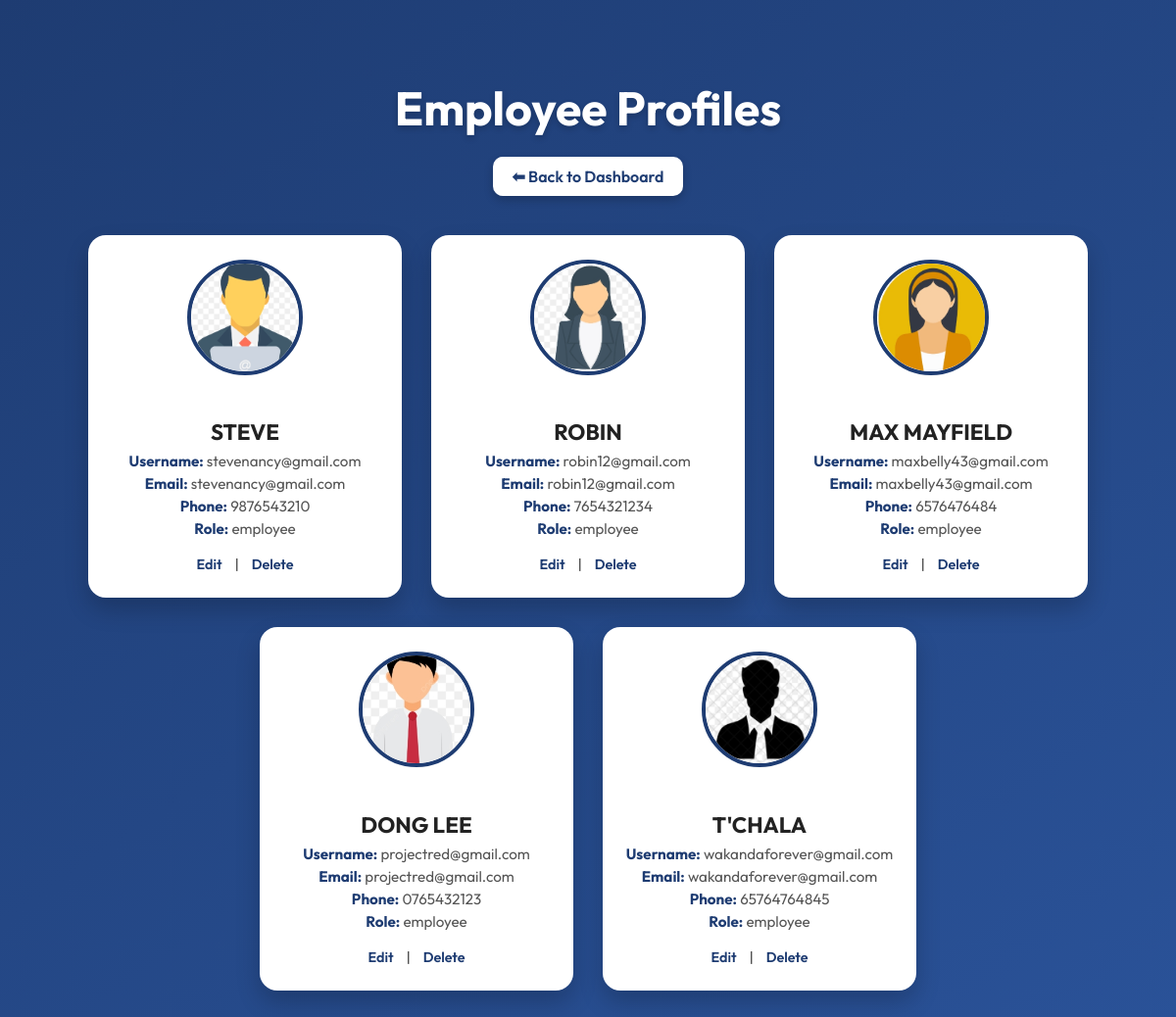
Screenshot of /employees/ (signed in) with the database file from the repository.
### dashboard/models.py (models this page shows, shortened)
class Employee(models.Model):
    user = models.ForeignKey(User, on_delete=models.CASCADE, null=True, blank=True)
    name = models.CharField(max_length=100, null=True, blank=True)
    email = models.EmailField(max_length=255, null=True, blank=True)
    phone = models.CharField(max_length=15, null=True, blank=True)
    role = models.CharField(max_length=100, null=True, blank=True)
    profile_picture = models.ImageField(upload_to='profile_pics/', blank=True, null=True)
    manager = models.ForeignKey(
        User,
        on_delete=models.SET_NULL,
        null=True,
        blank=True,
        related_name='employees'
    )

### dashboard/views.py (the view)
# urls.py: path('employees/', views.employee_list, name='employee_list'),
@login_required
def employee_list(request):
    employees = Employee.objects.all()
    return render(request, 'dashboard/employee_list.html', {'employees': employees})

### dashboard/templates/dashboard/employee_list.html (shortened to what this page needs)
{% load static %}
<!DOCTYPE html>
<html lang="en">
<head>
</head>
<body>
    <h2>Employee Profiles</h2>
    <a href="{% url 'dashboard' %}" class="back-btn">⬅ Back to Dashboard</a>
    {% if employees %}
        <div class="employee-list">
            {% for employee in employees %}
                <div class="employee-card">
                    {% if employee.profile_picture %}
                        <img src="{{ employee.profile_picture.url }}" alt="Profile Photo" class="profile-pic">
                    {% else %}
                        <img src="{% static 'dashboard/img/default_profile.png' %}" alt="Default Profile" class="profile-pic">
                    {% endif %}
                    <h3>{{ employee.name }}</h3>
                    <p><strong>Username:</strong> {{ employee.user.username }}</p>
                    <p><strong>Email:</strong> {{ employee.user.email }}</p>
                    <p><strong>Phone:</strong> {{ employee.phone }}</p>
                    <p><strong>Role:</strong> {{ employee.role }}</p>
                    <div class="actions">
                        <a href="{% url 'edit_employee' employee.pk %}">Edit</a> |
                        <a href="{% url 'delete_employee' employee.pk %}" onclick="return confirm('Are you sure you want to delete this employee?')">Delete</a>
                    </div>
                </div>
            {% endfor %}
        </div>
    {% else %}
        <div class="no-employees">No employees found.</div>
    {% endif %}
</body>
</html>

### dashboard/templates/dashboard/employee_list.html (style rules this page uses)
body { margin: 0; padding: 40px 20px; font-family: 'Outfit', sans-serif; background: linear-gradient(145deg, #1e3c72, #2a5298); color: #fff; min-height: 100vh; }
h2 { text-align: center; font-size: 3rem; font-weight: 700; margin-bottom: 20px; color: #ffffff; text-shadow: 0 3px 6px rgba(0,0,0,0.2); }
.back-btn { display: block; width: fit-content; margin: 0 auto 40px auto; background: #ffffff; color: #1e3c72; padding: 10px 20px; font-weight: 600; border-radius: 10px; text-decoration: none; box-shadow: 0 4px 10px rgba(0,0,0,0.2); transition: all 0.3s ease; }
.employee-list { display: flex; flex-wrap: wrap; gap: 30px; justify-content: center; max-width: 1200px; margin: 0 auto; }
.employee-card { background: #fff; color: #333; width: 280px; padding: 25px 20px; border-radius: 18px; box-shadow: 0 12px 25px rgba(0,0,0,0.2); text-align: center; position: relative; transform: translateY(20px); opacity: 0; animation: fadeInUp 0.5s forwards; transition: all 0.3s ease; }
.profile-pic { width: 110px; height: 110px; border-radius: 50%; object-fit: cover; margin-bottom: 18px; border: 4px solid #1e3c72; background: #fff; transition: all 0.3s ease; }
h3 { font-size: 1.4rem; font-weight: 700; margin-bottom: 6px; color: #222; }
p { font-size: 0.95rem; color: #555; margin: 4px 0; }
p strong { color: #1e3c72; }
.actions { margin-top: 18px; font-size: 0.9rem; }
.actions a { color: #1e3c72; text-decoration: none; font-weight: 600; margin: 0 10px; transition: color 0.3s ease; }

### rows the page displays
Employee: profile_picture (picture), name "STEVE", user.username "stevenancy@gmail.com", user.email "stevenancy@gmail.com", phone "9876543210", role "employee"
Employee: profile_picture (picture), name "ROBIN", user.username "robin12@gmail.com", user.email "robin12@gmail.com", phone "7654321234", role "employee"
Employee: profile_picture (picture), name "MAX MAYFIELD", user.username "maxbelly43@gmail.com", user.email "maxbelly43@gmail.com", phone "6576476484", role "employee"
Employee: profile_picture (picture), name "DONG LEE", user.username "projectred@gmail.com", user.email "projectred@gmail.com", phone "0765432123", role "employee"
Employee: profile_picture (picture), name "T'CHALA", user.username "wakandaforever@gmail.com", user.email "wakandaforever@gmail.com", phone "65764764845", role "employee"
